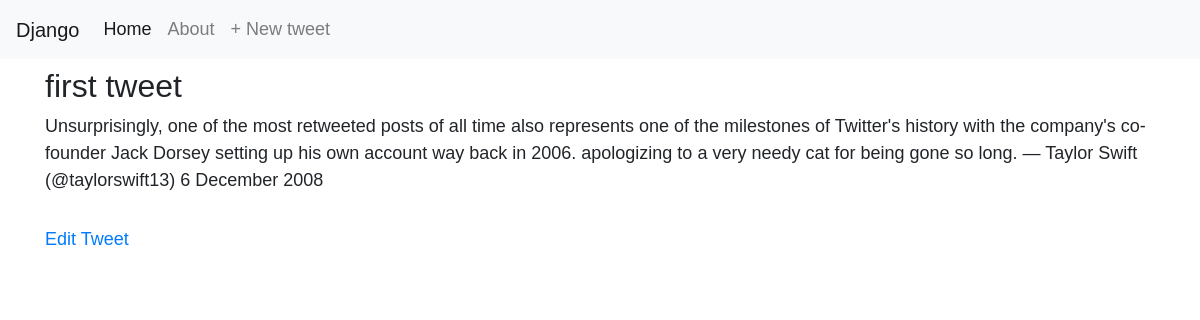
/tweet/2/, run on an earlier commit of the app's database.
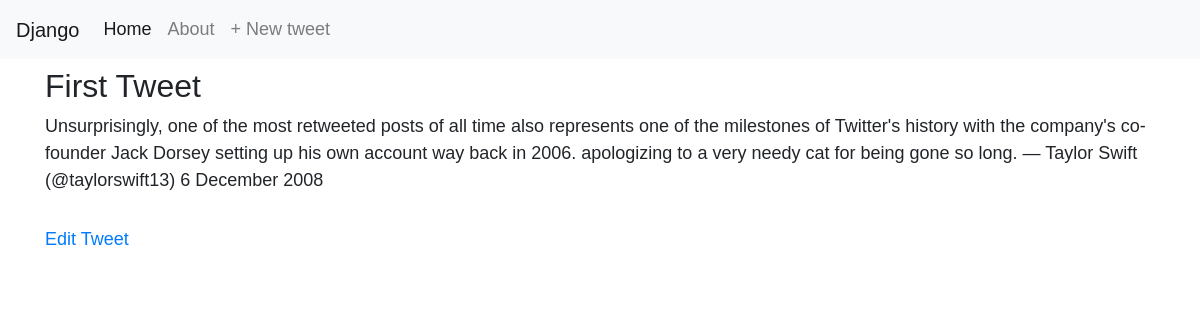
And on a later commit of the database.
### behindrole/models.py (models this page shows, shortened)
class Tweet (models.Model):
    tweetTitle = models.CharField(max_length=150)
    body = models.TextField()

### behindrole/views.py (the view)
class TweetPageView(DetailView):
    model = Tweet
    template_name = 'tweet.html'
    context_object_name = 'tweet_obj'

### templates/tweet.html
{% extends 'base.html' %} {% block content %}
<div class="post-entry">
  <h2>{{ tweet_obj.tweetTitle}}</h2>
  <p>{{tweet_obj.body}}</p>
</div>
<a href="{% url 'tweet_edit' tweet.pk %}">Edit Tweet</a>
{% endblock content %}

What changed in the data, as far as the page shows it:
changed Tweet: tweetTitle "first tweet" → "First Tweet"
